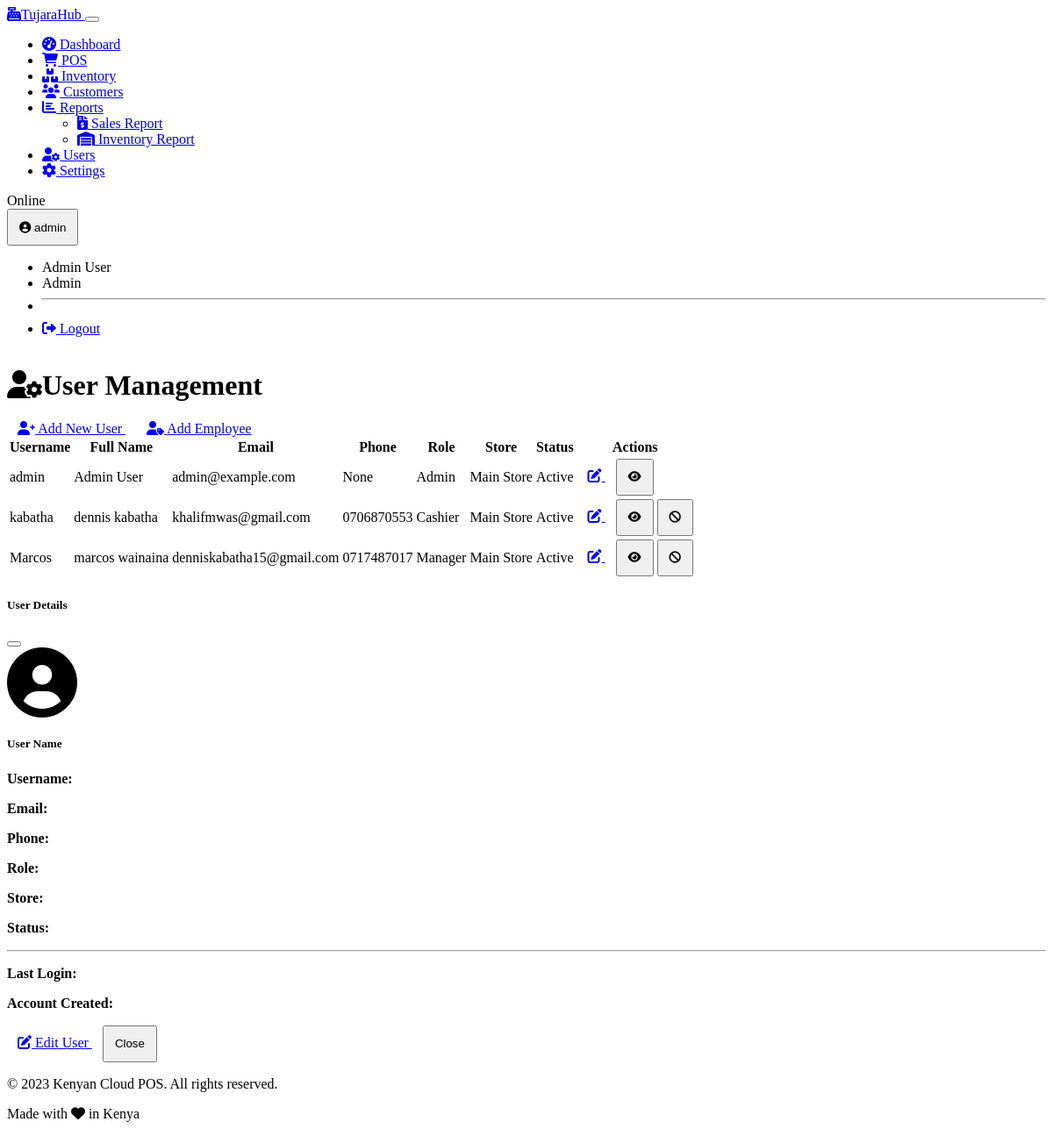
Screenshot of /users (signed in) with the database file from the repository.
### models.py (models this page shows, shortened)
class User(UserMixin, db.Model):
    id = db.Column(db.Integer, primary_key=True)
    username = db.Column(db.String(64), unique=True, nullable=False)
    email = db.Column(db.String(120), unique=True, nullable=False)
    password_hash = db.Column(db.String(256), nullable=False)
    first_name = db.Column(db.String(64))
    last_name = db.Column(db.String(64))
    phone = db.Column(db.String(20))
    is_active = db.Column(db.Boolean, default=True)
    created_at = db.Column(db.DateTime, default=datetime.utcnow)
    last_login = db.Column(db.DateTime)
    role_id = db.Column(db.Integer, db.ForeignKey('role.id'), nullable=False)
    store_id = db.Column(db.Integer, db.ForeignKey('store.id'), nullable=False)
    role = db.relationship('Role', backref='users')
    sales = db.relationship('Sale', backref='cashier', lazy=True)
    @property
    def full_name(self):
        return f"{self.first_name} {self.last_name}"

class Role(db.Model):
    id = db.Column(db.Integer, primary_key=True)
    name = db.Column(db.String(50), unique=True, nullable=False)
    description = db.Column(db.String(255))
    ADMIN = "admin"
    MANAGER = "manager"
    CASHIER = "cashier"
    EMPLOYEE = "employee"

class Store(db.Model):
    id = db.Column(db.Integer, primary_key=True)
    name = db.Column(db.String(100), nullable=False)
    location = db.Column(db.String(255))
    phone = db.Column(db.String(20))
    email = db.Column(db.String(100))
    created_at = db.Column(db.DateTime, default=datetime.utcnow)
    users = db.relationship('User', backref='store', lazy=True)
    inventory = db.relationship('Inventory', backref='store', lazy=True)
    sales = db.relationship('Sale', backref='store', lazy=True)

### routes.py (the view)
    @app.route('/users')
    @admin_required
    def users():
        users = (
            db.session.query(User, Role, Store)
            .join(Role, User.role_id == Role.id)
            .join(Store, User.store_id == Store.id)
            .all()
        )
        return render_template('users/index.html', users=users)

### auth.py (called while the page is built)
def admin_required(view):
    @wraps(view)
    def wrapped_view(**kwargs):
        if not session.get('user_id'):
            return redirect(url_for('login'))
        if session.get('role') != Role.ADMIN:
            flash('You do not have permission to access this page.', 'danger')
            return redirect(url_for('dashboard'))
        return view(**kwargs)
    return wrapped_view

def load_logged_in_user():
    user_id = session.get('user_id')
    if user_id is None:
        g.user = None
    else:
        try:
            g.user = User.query.get(user_id)
        except Exception:
            g.user = None

### templates/users/index.html (shortened to what this page needs)
{% extends 'base.html' %}
{% block content %}
<div class="container">
    <div class="d-sm-flex justify-content-between align-items-center mb-4">
        <h1 class="mb-0 mb-3 mb-sm-0"><i class="fas fa-user-cog me-2"></i>User Management</h1>
        <div class="btn-group">
            <a href="{{ url_for('register') }}" class="btn btn-primary">
                <i class="fas fa-user-plus me-1"></i> Add New User
            </a>
            <a href="{{ url_for('add_user') }}?role=employee" class="btn btn-success">
                <i class="fas fa-user-tag me-1"></i> Add Employee
            </a>
        </div>
    </div>
    <div class="card">
        <div class="card-body p-0">
            <div class="table-responsive">
                <table class="table table-hover">
                    <thead>
                        <tr>
                            <th>Username</th>
                            <th>Full Name</th>
                            <th>Email</th>
                            <th>Phone</th>
                            <th>Role</th>
                            <th>Store</th>
                            <th class="text-center">Status</th>
                            <th class="text-end">Actions</th>
                        </tr>
                    </thead>
                    <tbody>
                        {% if users %}
                            {% for user, role, store in users %}
                            <tr>
                                <td>{{ user.username }}</td>
                                <td>{{ user.full_name }}</td>
                                <td>{{ user.email }}</td>
                                <td>{{ user.phone }}</td>
                                <td>
                                    <span class="badge bg-{% if role.name == 'admin' %}danger{% elif role.name == 'manager' %}warning text-dark{% else %}info{% endif %}">
                                        {{ role.name | title }}
                                    </span>
                                </td>
                                <td>{{ store.name }}</td>
                                <td class="text-center">
                                    <span class="badge bg-{% if user.is_active %}success{% else %}secondary{% endif %}">
                                        {{ 'Active' if user.is_active else 'Inactive' }}
                                    </span>
                                </td>
                                <td class="text-end">
                                    <div class="btn-group">
                                        <a href="{{ url_for('edit_user', user_id=user.id) }}" class="btn btn-sm btn-outline-primary">
                                            <i class="fas fa-edit"></i>
                                        </a>
                                        <button type="button" class="btn btn-sm btn-outline-info view-user-btn" data-id="{{ user.id }}">
                                            <i class="fas fa-eye"></i>
                                        </button>
                                        {% if user.id != session.get('user_id') %}
                                        <button type="button" class="btn btn-sm btn-outline-{{ 'danger' if user.is_active else 'success' }} toggle-status-btn"
                                                data-id="{{ user.id }}"
                                                data-status="{{ user.is_active }}"
                                                data-bs-toggle="tooltip"
                                                title="{{ 'Deactivate' if user.is_active else 'Activate' }} User">
                                            <i class="fas fa-{{ 'ban' if user.is_active else 'check-circle' }}"></i>
                                        </button>
                                        {% endif %}
                                    </div>
                                </td>
                            </tr>
                            {% endfor %}
                        {% else %}
                            <tr>
                                <td colspan="8" class="text-center py-4">No users found</td>
                            </tr>
                        {% endif %}
                    </tbody>
                </table>
            </div>
        </div>
    </div>
</div>
<div class="modal fade" id="userModal" tabindex="-1" aria-labelledby="userModalLabel" aria-hidden="true">
    <div class="modal-dialog">
        <div class="modal-content">
            <div class="modal-header">
                <h5 class="modal-title" id="userModalLabel">User Details</h5>
                <button type="button" class="btn-close" data-bs-dismiss="modal" aria-label="Close"></button>
            </div>
            <div class="modal-body">
                <div class="row">
                    <div class="col-md-12 mb-3">
                        <div class="text-center mb-3">
                            <i class="fas fa-user-circle fa-5x text-primary"></i>
                        </div>
                        <h5 class="text-center mb-3" id="modal-user-name">User Name</h5>
                    </div>
                    <div class="col-md-6">
                        <p><strong>Username:</strong> </p>
                        <p><strong>Email:</strong> </p>
                        <p><strong>Phone:</strong> </p>
                    </div>
                    <div class="col-md-6">
                        <p><strong>Role:</strong> </p>
                        <p><strong>Store:</strong> </p>
                        <p><strong>Status:</strong> </p>
                    </div>
                </div>
                <div class="row">
                    <div class="col-12">
                        <hr>
                        <p><strong>Last Login:</strong> </p>
                        <p><strong>Account Created:</strong> </p>
                    </div>
                </div>
            </div>
            <div class="modal-footer">
                <a href="#" class="btn btn-primary" id="modal-edit-link">
                    <i class="fas fa-edit me-1"></i> Edit User
                </a>
                <button type="button" class="btn btn-secondary" data-bs-dismiss="modal">Close</button>
            </div>
        </div>
    </div>
</div>
{% endblock %}

### templates/base.html (shortened to what this page needs)
<!DOCTYPE html>
<html lang="en" data-bs-theme="dark">
<head>
    <link rel="stylesheet" href="https://cdn.replit.com/agent/bootstrap-agent-dark-theme.min.css">
    <link rel="stylesheet" href="https://cdnjs.cloudflare.com/ajax/libs/font-awesome/6.0.0/css/all.min.css">
    <link rel="stylesheet" href="{{ url_for('static', filename='css/custom.css') }}">
</head>
<body>
    {% if g.user %}
    <nav class="navbar navbar-expand-lg navbar-dark bg-dark mb-4">
        <div class="container-fluid">
            <a class="navbar-brand" href="{{ url_for('dashboard') }}">
                <i class="fas fa-cash-register me-2"></i>TujaraHub
            </a>
            <button class="navbar-toggler" type="button" data-bs-toggle="collapse" data-bs-target="#navbarNav">
            </button>
            <div class="collapse navbar-collapse" id="navbarNav">
                <ul class="navbar-nav me-auto">
                    {% if session.get('role') != 'employee' %}
                    <li class="nav-item">
                        <a class="nav-link {% if request.endpoint == 'dashboard' %}active{% endif %}" href="{{ url_for('dashboard') }}">
                            <i class="fas fa-tachometer-alt me-1"></i> Dashboard
                        </a>
                    </li>
                    {% endif %}
                    <li class="nav-item">
                        <a class="nav-link {% if request.endpoint == 'pos' %}active{% endif %}" href="{{ url_for('pos') }}">
                            <i class="fas fa-shopping-cart me-1"></i> POS
                        </a>
                    </li>
                    {% if session.get('role') != 'employee' %}
                    <li class="nav-item">
                        <a class="nav-link {% if request.endpoint == 'inventory' %}active{% endif %}" href="{{ url_for('inventory') }}">
                            <i class="fas fa-boxes me-1"></i> Inventory
                        </a>
                    </li>
                    {% endif %}
                    {% if session.get('role') != 'employee' %}
                    <li class="nav-item">
                        <a class="nav-link {% if request.endpoint == 'customers' %}active{% endif %}" href="{{ url_for('customers') }}">
                            <i class="fas fa-users me-1"></i> Customers
                        </a>
                    </li>
                    {% endif %}
                    {% if session.get('role') != 'employee' %}
                    <li class="nav-item dropdown">
                        <a class="nav-link dropdown-toggle" href="#" id="reportsDropdown" role="button" data-bs-toggle="dropdown">
                            <i class="fas fa-chart-bar me-1"></i> Reports
                        </a>
                        <ul class="dropdown-menu">
                            <li>
                                <a class="dropdown-item" href="{{ url_for('sales_report') }}">
                                    <i class="fas fa-file-invoice-dollar me-1"></i> Sales Report
                                </a>
                            </li>
                            <li>
                                <a class="dropdown-item" href="{{ url_for('inventory_report') }}">
                                    <i class="fas fa-warehouse me-1"></i> Inventory Report
                                </a>
                            </li>
                        </ul>
                    </li>
                    {% endif %}
                    {% if session.get('role') == 'admin' %}
                    <li class="nav-item">
                        <a class="nav-link {% if request.endpoint == 'users' %}active{% endif %}" href="{{ url_for('users') }}">
                            <i class="fas fa-user-cog me-1"></i> Users
                        </a>
                    </li>
                    {% endif %}
                    {% if session.get('role') in ['admin', 'manager'] %}
                    <li class="nav-item">
                        <a class="nav-link {% if request.endpoint == 'settings' %}active{% endif %}" href="{{ url_for('settings') }}">
                            <i class="fas fa-cog me-1"></i> Settings
                        </a>
                    </li>
                    {% endif %}
                </ul>
                <div class="d-flex align-items-center">
                    <span class="badge bg-success me-2" id="connection-status">Online</span>
                    <div class="dropdown">
                        <button class="btn btn-outline-light dropdown-toggle" type="button" id="userDropdown" data-bs-toggle="dropdown">
                            <i class="fas fa-user-circle me-1"></i> {{ g.user.username }}
                        </button>
                        <ul class="dropdown-menu dropdown-menu-end">
                            <li><span class="dropdown-item-text">{{ g.user.full_name }}</span></li>
                            <li><span class="dropdown-item-text text-muted">{{ g.user.role.name | title }}</span></li>
                            <li><hr class="dropdown-divider"></li>
                            <li><a class="dropdown-item" href="{{ url_for('logout') }}"><i class="fas fa-sign-out-alt me-1"></i> Logout</a></li>
                        </ul>
                    </div>
                </div>
            </div>
        </div>
    </nav>
    {% endif %}
    <main>
        {% block content %}{% endblock %}
    </main>
    <footer class="bg-dark text-light py-3 mt-5">
        <div class="container">
            <div class="row">
                <div class="col-md-6">
                    <p>&copy; 2023 Kenyan Cloud POS. All rights reserved.</p>
                </div>
                <div class="col-md-6 text-end">
                    <p>Made with <i class="fas fa-heart text-danger"></i> in Kenya</p>
                </div>
            </div>
        </div>
    </footer>
</body>
</html>

### static/css/custom.css (style rules this page uses)
body { min-height: 100vh; display: flex; flex-direction: column; }
main { flex: 1; }
:root { --brand-primary: var(--bs-primary); --brand-secondary: var(--bs-secondary); --brand-success: var(--bs-success); --brand-warning: var(--bs-warning); --brand-danger: var(--bs-danger); }
.form-control, .btn, .input-group-text { padding: 0.5rem 0.75rem; min-height: 42px; }
.table th { font-weight: 600; background-color: rgba(var(--bs-primary-rgb), 0.05); }

### rows the page displays
User: user.username "admin", user.full_name "Admin User", username "admin", full_name "Admin User", email "admin@example.com", phone "None", name "Admin", name "Main Store", is_active "Active"
Role: user.role.name "Admin"
User: username "kabatha", full_name "dennis kabatha", email "khalifmwas@gmail.com", phone "0706870553", name "Cashier", name "Main Store", is_active "Active"
User: username "Marcos", full_name "marcos wainaina", email "denniskabatha15@gmail.com", phone "0717487017", name "Manager", name "Main Store", is_active "Active"
